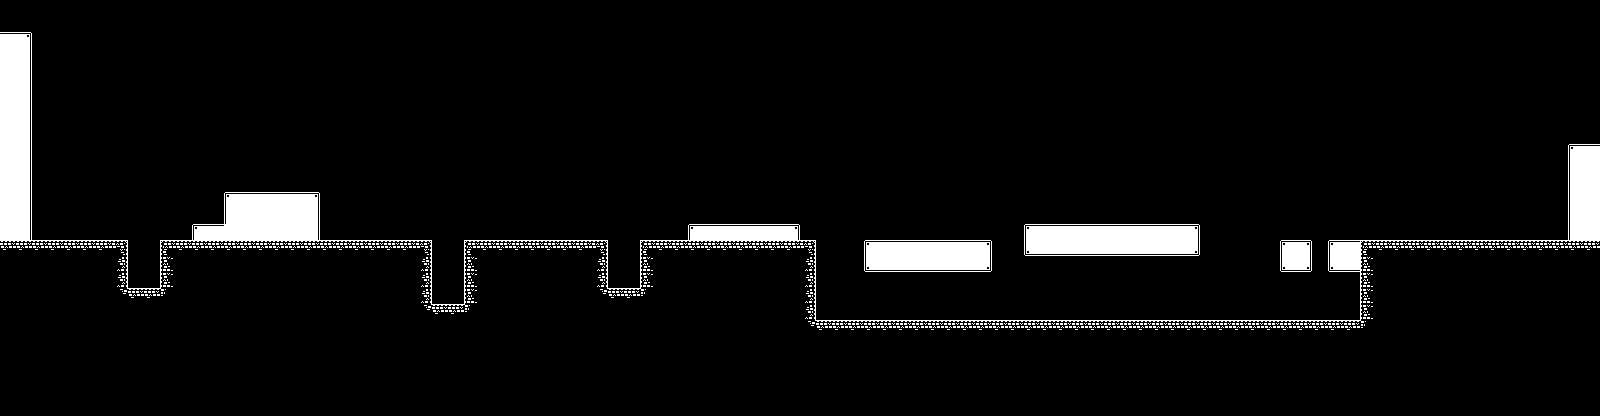

Tiled map render using the project's own tile images. Description and the map definition, with tile-layer contents summarised, below:
An orthogonal 100x26 tile map with 16x16 px tiles, 1 tile layer (Platforms) and 79 objects.

<map version="1.5" tiledversion="1.7.2" orientation="orthogonal" renderorder="right-down" width="100" height="26" tilewidth="16" tileheight="16" infinite="0" nextlayerid="9" nextobjectid="135">
 <editorsettings>
  <export target="level1.json" format="json" />
 </editorsettings>
 <tileset firstgid="1" name="kenney_monochrome" tilewidth="16" tileheight="16" spacing="1" tilecount="400" columns="20">
  <image source="../tilesets/monochrome_tilemap_transparent.png" width="339" height="339" />
 </tileset>
 <layer id="1" name="Platforms" width="100" height="26">
  <data>[2600 cells, 241 non-empty, 16 distinct tile ids]</data>
 </layer>
 <objectgroup id="4" name="Enemies">
  <object id="52" gid="321" x="464" y="240" width="16" height="16" />
  <object id="64" gid="321" x="704" y="224" width="16" height="16" />
 </objectgroup>
 <objectgroup id="2" name="Spikes">
  <object id="5" gid="184" x="272" y="192" width="16" height="16" />
  <object id="6" gid="184" x="336" y="240" width="16" height="16" />
  <object id="7" gid="184" x="352" y="240" width="16" height="16" />
  <object id="8" gid="184" x="432" y="304" width="16" height="16" />
  <object id="9" gid="184" x="448" y="304" width="16" height="16" />
  <object id="10" gid="123" x="128" y="288" width="16" height="16" />
  <object id="11" gid="123" x="144" y="288" width="16" height="16" />
  <object id="53" gid="184" x="624" y="288" width="16" height="16" />
  <object id="54" gid="184" x="608" y="288" width="16" height="16" />
  <object id="67" gid="184" x="816" y="320" width="16" height="16" />
  <object id="68" gid="184" x="832" y="320" width="16" height="16" />
  <object id="69" gid="184" x="848" y="320" width="16" height="16" />
  <object id="70" gid="184" x="864" y="320" width="16" height="16" />
  <object id="71" gid="184" x="880" y="320" width="16" height="16" />
  <object id="72" gid="184" x="896" y="320" width="16" height="16" />
  <object id="73" gid="184" x="912" y="320" width="16" height="16" />
  <object id="74" gid="184" x="928" y="320" width="16" height="16" />
  <object id="75" gid="184" x="944" y="320" width="16" height="16" />
  <object id="76" gid="184" x="960" y="320" width="16" height="16" />
  <object id="77" gid="184" x="976" y="320" width="16" height="16" />
  <object id="78" gid="184" x="992" y="320" width="16" height="16" />
  <object id="79" gid="184" x="1008" y="320" width="16" height="16" />
  <object id="80" gid="184" x="1024" y="320" width="16" height="16" />
  <object id="81" gid="184" x="1040" y="320" width="16" height="16" />
  <object id="82" gid="184" x="1056" y="320" width="16" height="16" />
  <object id="83" gid="184" x="1072" y="320" width="16" height="16" />
  <object id="84" gid="184" x="1088" y="320" width="16" height="16" />
  <object id="85" gid="184" x="1104" y="320" width="16" height="16" />
  <object id="86" gid="184" x="1120" y="320" width="16" height="16" />
  <object id="87" gid="184" x="1136" y="320" width="16" height="16" />
  <object id="88" gid="184" x="1152" y="320" width="16" height="16" />
  <object id="89" gid="184" x="1168" y="320" width="16" height="16" />
  <object id="90" gid="184" x="1184" y="320" width="16" height="16" />
  <object id="91" gid="184" x="1200" y="320" width="16" height="16" />
  <object id="92" gid="184" x="1216" y="320" width="16" height="16" />
  <object id="93" gid="184" x="1232" y="320" width="16" height="16" />
  <object id="94" gid="184" x="1248" y="320" width="16" height="16" />
  <object id="95" gid="184" x="1264" y="320" width="16" height="16" />
  <object id="96" gid="184" x="1280" y="320" width="16" height="16" />
  <object id="97" gid="184" x="1296" y="320" width="16" height="16" />
  <object id="98" gid="184" x="1312" y="320" width="16" height="16" />
  <object id="99" gid="184" x="1328" y="320" width="16" height="16" />
  <object id="100" gid="184" x="1344" y="320" width="16" height="16" />
  <object id="132" gid="123" x="320" y="240" width="16" height="16" />
 </objectgroup>
 <objectgroup id="7" name="Player">
  <object id="133" gid="241" x="48" y="240" width="16" height="16" />
 </objectgroup>
 <objectgroup id="8" name="End_goal">
  <object id="134" gid="60" x="1520" y="240" width="16" height="16" />
 </objectgroup>
 <objectgroup id="5" name="Enemy_collider">
  <object id="56" gid="1" x="448" y="240" width="16" height="16" />
  <object id="57" gid="1" x="608" y="240" width="16" height="16" />
  <object id="65" gid="1" x="672" y="224" width="16" height="16" />
  <object id="66" gid="1" x="800" y="224" width="16" height="16" />
 </objectgroup>
 <objectgroup id="6" name="Collectables">
  <object id="104" gid="3" x="880" y="240" width="16" height="16" />
  <object id="105" gid="3" x="912" y="240" width="16" height="16" />
  <object id="106" gid="3" x="944" y="240" width="16" height="16" />
  <object id="107" gid="3" x="976" y="240" width="16" height="16" />
  <object id="108" gid="3" x="1040" y="224" width="16" height="16" />
  <object id="109" gid="3" x="1072" y="192" width="16" height="16" />
  <object id="110" gid="3" x="1104" y="192" width="16" height="16" />
  <object id="111" gid="3" x="1136" y="192" width="16" height="16" />
  <object id="112" gid="3" x="1168" y="224" width="16" height="16" />
  <object id="113" gid="3" x="1264" y="208" width="16" height="16" />
  <object id="114" gid="3" x="1344" y="240" width="16" height="16" />
  <object id="115" gid="3" x="1408" y="240" width="16" height="16" />
  <object id="116" gid="3" x="768" y="224" width="16" height="16" />
  <object id="117" gid="3" x="736" y="224" width="16" height="16" />
  <object id="118" gid="3" x="704" y="224" width="16" height="16" />
  <object id="119" gid="3" x="656" y="240" width="16" height="16" />
  <object id="120" gid="3" x="576" y="240" width="16" height="16" />
  <object id="121" gid="3" x="544" y="240" width="16" height="16" />
  <object id="122" gid="3" x="512" y="240" width="16" height="16" />
  <object id="123" gid="3" x="480" y="240" width="16" height="16" />
  <object id="124" gid="3" x="400" y="240" width="16" height="16" />
  <object id="126" gid="3" x="304" y="192" width="16" height="16" />
  <object id="127" gid="3" x="256" y="192" width="16" height="16" />
  <object id="128" gid="3" x="224" y="192" width="16" height="16" />
  <object id="129" gid="3" x="192" y="224" width="16" height="16" />
  <object id="130" gid="3" x="160" y="240" width="16" height="16" />
  <object id="131" gid="3" x="96" y="240" width="16" height="16" />
 </objectgroup>
</map>
